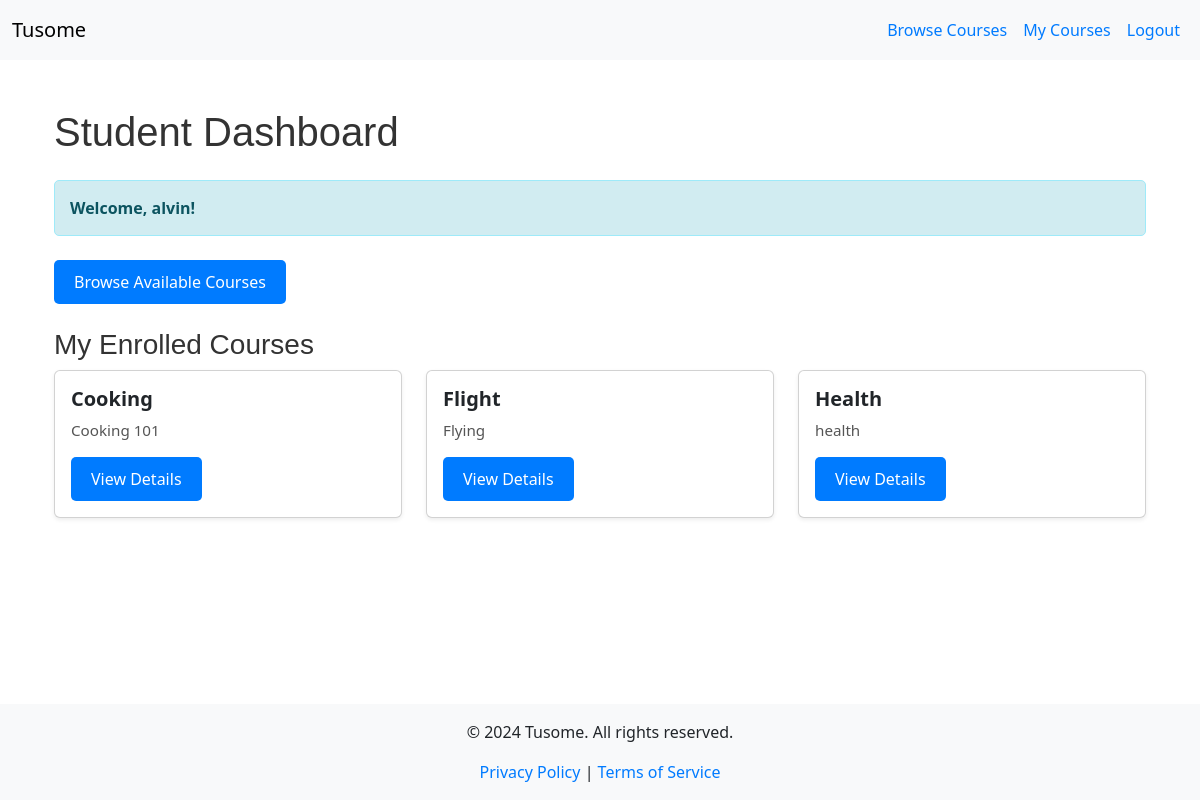
The app's page /student_dashboard (signed in) with its own data.
### models.py (models this page shows, shortened)
class User(UserMixin, db.Model):
    id = db.Column(db.Integer, primary_key=True)
    username = db.Column(db.String(150), unique=True, nullable=False)
    password = db.Column(db.String(150), nullable=False)
    role = db.Column(db.Enum(RoleEnum), nullable=False)  # Using Enum for roles
    instructor = db.relationship('Instructor', back_populates='user', uselist=False)
    student = db.relationship('Student', back_populates='user', uselist=False)

class Course(db.Model):
    id = db.Column(db.Integer, primary_key=True)
    title = db.Column(db.String(200), nullable=False)
    description = db.Column(db.Text, nullable=False)
    is_featured = db.Column(db.Boolean, default=False)
    instructor_id = db.Column(db.Integer, db.ForeignKey('instructor.id'), nullable=False)
    instructor = db.relationship('Instructor', back_populates='courses')
    lessons = db.relationship('Lesson', back_populates='course', lazy=True)
    quizzes = db.relationship('Quiz', back_populates='course', lazy=True)
    materials = db.relationship('CourseMaterial', back_populates='course', lazy=True)
    enrollments = db.relationship('Enrollment', back_populates='course', lazy=True)
    submissions = db.relationship('Submission', back_populates='course', lazy=True)

### app.py (the view)
@app.route('/student_dashboard')
@role_required(RoleEnum.STUDENT)
def student_dashboard():
    enrollments = current_user.student.enrollments
    courses = [enrollment.course for enrollment in enrollments]
    return render_template('student_dashboard.html', courses=courses)

### app.py (called while the page is built)
@app.context_processor
def inject_current_year():
    return {'current_year': datetime.utcnow().year}

@login_manager.user_loader
def load_user(user_id):
    return User.query.get(int(user_id))

@app.context_processor
def inject_roleenum():
    return dict(RoleEnum=RoleEnum)

def role_required(role):
    def decorator(f):
        @wraps(f)
        @login_required  # Ensure the user is logged in
        def decorated_function(*args, **kwargs):
            if current_user.role != role:
                flash('Access denied.', 'danger')
                return redirect(url_for('index'))
            return f(*args, **kwargs)
        return decorated_function
    return decorator

### templates/student_dashboard.html (shortened to what this page needs)
{% extends "base.html" %}
{% block content %}
<div class="container">
    <h1 class="my-4">Student Dashboard</h1>
    <div class="alert alert-info">
        <strong>Welcome, {{ current_user.username }}!</strong>
    </div>
    <div class="mt-4">
      <a href="{{ url_for('browse_courses') }}" class="btn btn-primary">Browse Available Courses</a>
    </div>
    <div class="mt-4">
      <h3>My Enrolled Courses</h3>
      {% if courses %}
        <div class="row">
          {% for course in courses %}
            <div class="col-md-4 mb-4">
              <div class="card h-100 shadow-sm">
                <div class="card-body d-flex flex-column">
                  <h5 class="card-title">{{ course.title }}</h5>
                  <p class="card-text">{{ course.description[:150] }}{% if course.description|length > 150 %}...{% endif %}</p>
                  <div class="mt-auto">
                    <a href="{{ url_for('course_details', course_id=course.id) }}" class="btn btn-primary">View Details</a>
                  </div>
                </div>
              </div>
            </div>
          {% endfor %}
        </div>
      {% else %}
        <p>You are not enrolled in any courses yet.</p>
      {% endif %}
    </div>
</div>
{% endblock %}

### static/css/style.css (style rules this page uses)
h1 { font-size: 2.5em; margin-bottom: 20px; }
.btn { padding: 10px 20px; border: none; border-radius: 5px; color: white; background-color: #007BFF; text-decoration: none; display: inline-block; transition: background-color 0.3s; }
h1, h2, h3 { color: #333; font-family: 'Arial', sans-serif; }
a { color: #007BFF; text-decoration: none; }
.card-title { font-size: 1.25rem; font-weight: bold; }
.card-text { font-size: 0.95rem; color: #555; }
.btn-primary { background-color: #007BFF; border-color: #007BFF; }
.alert-info { background-color: #d1ecf1; color: #0c5460; }
html, body { height: 100%; margin: 0; }
body { display: flex; flex-direction: column; }
.alert { margin-top: 10px; padding: 15px; border-radius: 5px; }

### templates/base.html (style rules this page uses)
html, body { height: 100%; margin: 0; }
body { display: flex; flex-direction: column; }

### records on screen
User: username "alvin"
Course: title "Cooking", description "Cooking 101"
Course: title "Flight", description "Flying"
Course: title "Health", description "health"
